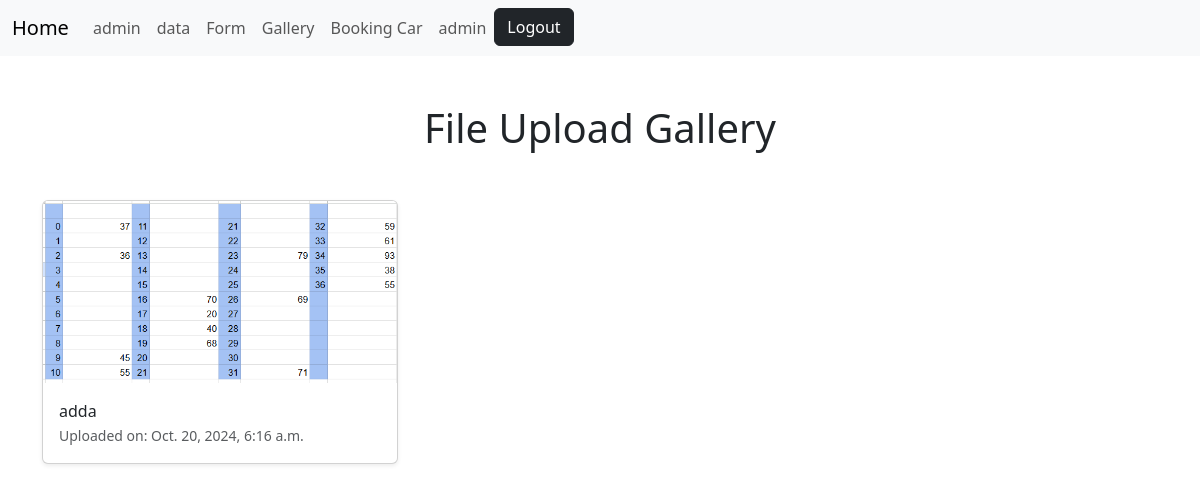
Screenshot of /uploadList/ (signed in) with the database file from the repository.
### Test/models.py (models this page shows)
class UploadedFile(models.Model):
    file = models.ImageField(upload_to='uploads/')
    uploaded_at = models.DateTimeField(auto_now_add=True)
    text = models.TextField(null=True, max_length=500)

### Test/views.py (the view)
# urls.py: path('uploadList/', views.uploadList, name='upload_list'),
def uploadList(request):
    upload_file = UploadedFile.objects.all()
    context = {"upload_file": upload_file}
    return render(request, 'upload_list.html', context)

### Test/templates/upload_list.html (shortened to what this page needs)
<!DOCTYPE html>
<html lang="en">
<head>
    <link href="https://cdn.jsdelivr.net/npm/bootstrap@5.3.0-alpha1/dist/css/bootstrap.min.css" rel="stylesheet">
</head>
<body>
    {% include "components/base.html" %}
    {% block content %}
    <div class="container py-5">
        <h1 class="text-center mb-5">File Upload Gallery</h1>
        <div class="row row-cols-1 row-cols-md-2 row-cols-lg-3 g-4">
            {% for files in upload_file %}
            <div class="col">
                <div class="card h-100 shadow-sm">
                    <img src="{{ files.file.url }}" class="card-img-top" alt="Uploaded file" data-bs-toggle="modal" data-bs-target="#imageModal{{ forloop.counter }}">
                    <div class="card-body">
                        {{ files.text }}
                        <p class="card-text"><small class="text-muted">Uploaded on: {{ files.uploaded_at }}</small></p>
                    </div>
                </div>
            </div>
            {% endfor %}
        </div>
    </div>
    {% endblock %}
</body>
</html>

### Test/templates/components/base.html (shortened to what this page needs)
<!DOCTYPE html>
<html>
    <head>
        <link href="https://cdn.jsdelivr.net/npm/bootstrap@5.3.3/dist/css/bootstrap.min.css" rel="stylesheet">
    </head>
    <body>
        <nav class="navbar navbar-expand-lg bg-light">
            <div class="container-fluid">
              <a class="navbar-brand" href="http://127.0.0.1:8000/" >Home</a>
              <div class="collapse navbar-collapse" id="navbarSupportedContent">
                <ul class="navbar-nav me-auto mb-2 mb-lg-0">
                  {% if user.is_authenticated %}
                    <li class="nav-item">
                      <a class="nav-link" href="/admin">admin</a>
                    </li>
                    <li class="nav-item">
                      <a class="nav-link" href="/data" >data</a>
                    </li>
                    <li class="nav-item">
                      <a class="nav-link" href="/form_view" >Form</a>
                    </li>
                    <li class="nav-item">
                      <a class="nav-link" href="/uploadList" >Gallery</a>
                    </li>
                    <li class="nav-item">
                      <a class="nav-link" href="/calendar" >Booking Car</a>
                    </li>
                  <ul class="navbar-nav ms-auto mb-2 mb-lg-0">
                    <li class="nav-item">
                      <a class="nav-link" href="/dashboard" >{{ request.user.username}}</a>
                    </li>
                    <li class="nav-item">
                      <a href="{% url 'logout' %}" class="btn btn-dark">Logout</a>
                    </li>
                  </ul>
                  {% endif %}
                </ul>
              </div>
            </div>
          </nav>
    </body>
</html>

### Test/templates/upload_list.html (style rules this page uses)
.card-img-top { cursor: pointer; transition: opacity 0.3s; }

### rows the page displays
UploadedFile: file (picture), text "adda", uploaded_at "Oct. 20, 2024, 6:16 a.m."

### other values shown
{{ request.user.username }} "admin"
